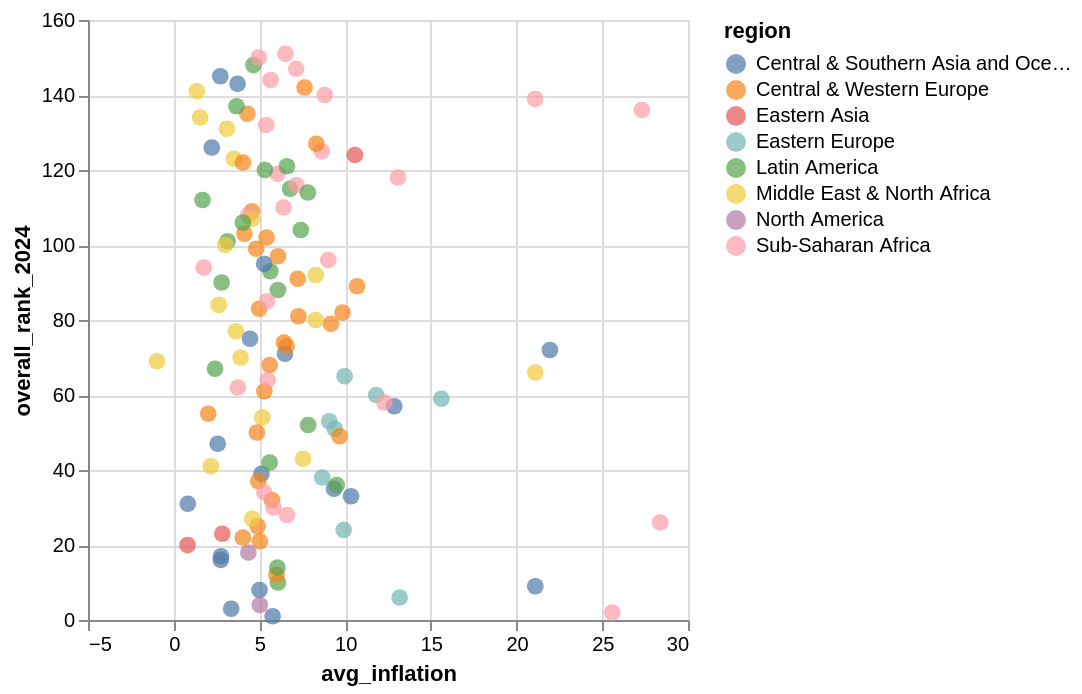

The cell this chart's notebook holds for it:
### Code cell
import altair as alt
import pandas as pd

plot_data_filtered = inflation_crypto[[
    "Country Name",
    "avg_inflation",
    "overall_rank_2024",
    "region"
]].dropna()

plot_data_filtered = plot_data_filtered[plot_data_filtered["avg_inflation"] <= 30]

alt.Chart(plot_data_filtered).mark_circle(size=70).encode(
    x="avg_inflation:Q",
    y="overall_rank_2024:Q",
    color="region:N",
    tooltip=["Country Name", "avg_inflation", "overall_rank_2024"]
)

### Figure 1 — Vega-Lite specification as saved in the notebook (floating-point values rounded to 4 significant figures)
{"config": {"view": {"continuousWidth": 300, "continuousHeight": 300}}, "data": {"name": "data-a9a3bfa226aeb8923d11b10a24ce67af"}, "mark": {"type": "circle", "size": 70}, "encoding": {"color": {"field": "region", "type": "nominal"}, "tooltip": [{"field": "Country Name", "type": "nominal"}, {"field": "avg_inflation", "type": "quantitative"}, {"field": "overall_rank_2024", "type": "quantitative"}], "x": {"field": "avg_inflation", "type": "quantitative"}, "y": {"field": "overall_rank_2024", "type": "quantitative"}}, "$schema": "https://vega.github.io/schema/vega-lite/v6.1.0.json", "datasets": {"data-a9a3bfa226aeb8923d11b10a24ce67af": [{"Country Name": "Afghanistan", "avg_inflation": 0.8221, "overall_rank_2024": 31, "region": "Central & Southern Asia and Oceania"}, {"Country Name": "Angola", "avg_inflation": 21.08, "overall_rank_2024": 139, "region": "Sub-Saharan Africa"}, {"Country Name": "Albania", "avg_inflation": 4.566, "overall_rank_2024": 109, "region": "Central & Western Europe"}, {"Country Name": "Armenia", "avg_inflation": 3.63, "overall_rank_2024": 77, "region": "Middle East & North Africa"}, {"Country Name": "Australia", "avg_inflation": 5.118, "overall_rank_2024": 39, "region": "Central & Southern Asia and Oceania"}, {"Country Name": "Austria", "avg_inflation": 6.433, "overall_rank_2024": 74, "region": "Central & Western Europe"}, {"Country Name": "Azerbaijan", "avg_inflation": 8.283, "overall_rank_2024": 92, "region": "Middle East & North Africa"}, {"Country Name": "Belgium", "avg_inflation": 5.597, "overall_rank_2024": 68, "region": "Central & Western Europe"}, {"Country Name": "Benin", "avg_inflation": 1.75, "overall_rank_2024": 94, "region": "Sub-Saharan Africa"}, {"Country Name": "Burkina Faso", "avg_inflation": 6.408, "overall_rank_2024": 110, "region": "Sub-Saharan Africa"}, {"Country Name": "Bangladesh", "avg_inflation": 9.349, "overall_rank_2024": 35, "region": "Central & Southern Asia and Oceania"}, {"Country Name": "Bulgaria", "avg_inflation": 9.072, "overall_rank_2024": 53, "region": "Eastern Europe"}, {"Country Name": "Bahrain", "avg_inflation": 1.54, "overall_rank_2024": 134, "region": "Middle East & North Africa"}, {"Country Name": "Bosnia and Herzegovina", "avg_inflation": 7.273, "overall_rank_2024": 81, "region": "Central & Western Europe"}, {"Country Name": "Belarus", "avg_inflation": 8.665, "overall_rank_2024": 38, "region": "Eastern Europe"}, {"Country Name": "Belize", "avg_inflation": 4.652, "overall_rank_2024": 148, "region": "Latin America"}, {"Country Name": "Bolivia", "avg_inflation": 3.141, "overall_rank_2024": 101, "region": "Latin America"}, {"Country Name": "Brazil", "avg_inflation": 6.08, "overall_rank_2024": 10, "region": "Latin America"}, {"Country Name": "Botswana", "avg_inflation": 6.517, "overall_rank_2024": 151, "region": "Sub-Saharan Africa"}, {"Country Name": "Canada", "avg_inflation": 4.354, "overall_rank_2024": 18, "region": "North America"}, {"Country Name": "Switzerland", "avg_inflation": 2.011, "overall_rank_2024": 55, "region": "Central & Western Europe"}, {"Country Name": "Chile", "avg_inflation": 7.841, "overall_rank_2024": 52, "region": "Latin America"}, {"Country Name": "China", "avg_inflation": 0.8088, "overall_rank_2024": 20, "region": "Eastern Asia"}, {"Country Name": "Cote d'Ivoire", "avg_inflation": 4.351, "overall_rank_2024": 108, "region": "Sub-Saharan Africa"}, {"Country Name": "Cameroon", "avg_inflation": 6.055, "overall_rank_2024": 119, "region": "Sub-Saharan Africa"}, {"Country Name": "Colombia", "avg_inflation": 9.507, "overall_rank_2024": 36, "region": "Latin America"}, {"Country Name": "Costa Rica", "avg_inflation": 2.796, "overall_rank_2024": 90, "region": "Latin America"}, {"Country Name": "Cyprus", "avg_inflation": 4.579, "overall_rank_2024": 107, "region": "Middle East & North Africa"}, {"Country Name": "Czechia", "avg_inflation": 9.399, "overall_rank_2024": 51, "region": "Eastern Europe"}, {"Country Name": "Germany", "avg_inflation": 5.025, "overall_rank_2024": 21, "region": "Central & Western Europe"}, {"Country Name": "Denmark", "avg_inflation": 4.125, "overall_rank_2024": 103, "region": "Central & Western Europe"}, {"Country Name": "Dominican Republic", "avg_inflation": 5.633, "overall_rank_2024": 93, "region": "Latin America"}, {"Country Name": "Algeria", "avg_inflation": 7.545, "overall_rank_2024": 43, "region": "Middle East & North Africa"}, {"Country Name": "Ecuador", "avg_inflation": 2.41, "overall_rank_2024": 67, "region": "Latin America"}, {"Country Name": "Spain", "avg_inflation": 4.899, "overall_rank_2024": 25, "region": "Central & Western Europe"}, {"Country Name": "Estonia", "avg_inflation": 10.69, "overall_rank_2024": 89, "region": "Central & Western Europe"}, {"Country Name": "Ethiopia", "avg_inflation": 28.38, "overall_rank_2024": 26, "region": "Sub-Saharan Africa"}, {"Country Name": "Finland", "avg_inflation": 4.98, "overall_rank_2024": 83, "region": "Central & Western Europe"}, {"Country Name": "Fiji", "avg_inflation": 3.725, "overall_rank_2024": 143, "region": "Central & Southern Asia and Oceania"}, {"Country Name": "France", "avg_inflation": 4.033, "overall_rank_2024": 22, "region": "Central & Western Europe"}, {"Country Name": "United Kingdom", "avg_inflation": 5.996, "overall_rank_2024": 12, "region": "Central & Western Europe"}, {"Country Name": "Georgia", "avg_inflation": 5.165, "overall_rank_2024": 54, "region": "Middle East & North Africa"}, {"Country Name": "Guinea", "avg_inflation": 8.807, "overall_rank_2024": 140, "region": "Sub-Saharan Africa"}, {"Country Name": "Greece", "avg_inflation": 5.284, "overall_rank_2024": 61, "region": "Central & Western Europe"}, {"Country Name": "Guatemala", "avg_inflation": 5.321, "overall_rank_2024": 120, "region": "Latin America"}, {"Country Name": "Honduras", "avg_inflation": 6.786, "overall_rank_2024": 115, "region": "Latin America"}, {"Country Name": "Croatia", "avg_inflation": 7.231, "overall_rank_2024": 91, "region": "Central & Western Europe"}, {"Country Name": "Hungary", "avg_inflation": 11.81, "overall_rank_2024": 60, "region": "Eastern Europe"}, {"Country Name": "Indonesia", "avg_inflation": 3.353, "overall_rank_2024": 3, "region": "Central & Southern Asia and Oceania"}, {"Country Name": "India", "avg_inflation": 5.767, "overall_rank_2024": 1, "region": "Central & Southern Asia and Oceania"}, {"Country Name": "Ireland", "avg_inflation": 5.414, "overall_rank_2024": 102, "region": "Central & Western Europe"}, {"Country Name": "Iraq", "avg_inflation": -0.9813, "overall_rank_2024": 69, "region": "Middle East & North Africa"}, {"Country Name": "Iceland", "avg_inflation": 7.634, "overall_rank_2024": 142, "region": "Central & Western Europe"}, {"Country Name": "Israel", "avg_inflation": 3.904, "overall_rank_2024": 70, "region": "Middle East & North Africa"}, {"Country Name": "Italy", "avg_inflation": 4.935, "overall_rank_2024": 37, "region": "Central & Western Europe"}, {"Country Name": "Jamaica", "avg_inflation": 7.412, "overall_rank_2024": 104, "region": "Latin America"}, {"Country Name": "Jordan", "avg_inflation": 2.624, "overall_rank_2024": 84, "region": "Middle East & North Africa"}, {"Country Name": "Japan", "avg_inflation": 2.835, "overall_rank_2024": 23, "region": "Eastern Asia"}, {"Country Name": "Kazakhstan", "avg_inflation": 12.86, "overall_rank_2024": 57, "region": "Central & Southern Asia and Oceania"}, {"Country Name": "Kenya", "avg_inflation": 6.607, "overall_rank_2024": 28, "region": "Sub-Saharan Africa"}, {"Country Name": "Cambodia", "avg_inflation": 2.76, "overall_rank_2024": 17, "region": "Central & Southern Asia and Oceania"}, {"Country Name": "Kuwait", "avg_inflation": 3.507, "overall_rank_2024": 123, "region": "Middle East & North Africa"}, {"Country Name": "Liberia", "avg_inflation": 8.634, "overall_rank_2024": 125, "region": "Sub-Saharan Africa"}, {"Country Name": "Libya", "avg_inflation": 3.003, "overall_rank_2024": 100, "region": "Middle East & North Africa"}, {"Country Name": "Sri Lanka", "avg_inflation": 21.94, "overall_rank_2024": 72, "region": "Central & Southern Asia and Oceania"}, {"Country Name": "Lithuania", "avg_inflation": 9.846, "overall_rank_2024": 82, "region": "Central & Western Europe"}, {"Country Name": "Luxembourg", "avg_inflation": 4.043, "overall_rank_2024": 122, "region": "Central & Western Europe"}, {"Country Name": "Latvia", "avg_inflation": 9.171, "overall_rank_2024": 79, "region": "Central & Western Europe"}, {"Country Name": "Morocco", "avg_inflation": 4.578, "overall_rank_2024": 27, "region": "Middle East & North Africa"}, {"Country Name": "Moldova", "avg_inflation": 15.61, "overall_rank_2024": 59, "region": "Eastern Europe"}, {"Country Name": "Madagascar", "avg_inflation": 9.017, "overall_rank_2024": 96, "region": "Sub-Saharan Africa"}, {"Country Name": "Maldives", "avg_inflation": 2.22, "overall_rank_2024": 126, "region": "Central & Southern Asia and Oceania"}, {"Country Name": "Mexico", "avg_inflation": 6.049, "overall_rank_2024": 14, "region": "Latin America"}, {"Country Name": "Mali", "avg_inflation": 4.962, "overall_rank_2024": 150, "region": "Sub-Saharan Africa"}, {"Country Name": "Malta", "avg_inflation": 4.3, "overall_rank_2024": 135, "region": "Central & Western Europe"}, {"Country Name": "Montenegro", "avg_inflation": 8.321, "overall_rank_2024": 127, "region": "Central & Western Europe"}, {"Country Name": "Mongolia", "avg_inflation": 10.57, "overall_rank_2024": 124, "region": "Eastern Asia"}, {"Country Name": "Mozambique", "avg_inflation": 7.162, "overall_rank_2024": 116, "region": "Sub-Saharan Africa"}, {"Country Name": "Mauritania", "avg_inflation": 5.657, "overall_rank_2024": 144, "region": "Sub-Saharan Africa"}, {"Country Name": "Mauritius", "avg_inflation": 7.144, "overall_rank_2024": 147, "region": "Sub-Saharan Africa"}, {"Country Name": "Malawi", "avg_inflation": 27.31, "overall_rank_2024": 136, "region": "Sub-Saharan Africa"}, {"Country Name": "Malaysia", "avg_inflation": 2.567, "overall_rank_2024": 47, "region": "Central & Southern Asia and Oceania"}, {"Country Name": "Namibia", "avg_inflation": 5.4, "overall_rank_2024": 132, "region": "Sub-Saharan Africa"}, {"Country Name": "Nigeria", "avg_inflation": 25.58, "overall_rank_2024": 2, "region": "Sub-Saharan Africa"}, {"Country Name": "Nicaragua", "avg_inflation": 7.827, "overall_rank_2024": 114, "region": "Latin America"}, {"Country Name": "Netherlands", "avg_inflation": 5.729, "overall_rank_2024": 32, "region": "Central & Western Europe"}, {"Country Name": "Norway", "avg_inflation": 4.809, "overall_rank_2024": 99, "region": "Central & Western Europe"}, {"Country Name": "Nepal", "avg_inflation": 6.49, "overall_rank_2024": 71, "region": "Central & Southern Asia and Oceania"}, {"Country Name": "New Zealand", "avg_inflation": 5.276, "overall_rank_2024": 95, "region": "Central & Southern Asia and Oceania"}, {"Country Name": "Oman", "avg_inflation": 1.35, "overall_rank_2024": 141, "region": "Middle East & North Africa"}, {"Country Name": "Pakistan", "avg_inflation": 21.09, "overall_rank_2024": 9, "region": "Central & Southern Asia and Oceania"}, {"Country Name": "Panama", "avg_inflation": 1.68, "overall_rank_2024": 112, "region": "Latin America"}, {"Country Name": "Peru", "avg_inflation": 5.599, "overall_rank_2024": 42, "region": "Latin America"}, {"Country Name": "Philippines", "avg_inflation": 5.004, "overall_rank_2024": 8, "region": "Central & Southern Asia and Oceania"}, {"Country Name": "Papua New Guinea", "avg_inflation": 2.718, "overall_rank_2024": 145, "region": "Central & Southern Asia and Oceania"}, {"Country Name": "Poland", "avg_inflation": 9.914, "overall_rank_2024": 24, "region": "Eastern Europe"}, {"Country Name": "Portugal", "avg_inflation": 4.853, "overall_rank_2024": 50, "region": "Central & Western Europe"}, {"Country Name": "Paraguay", "avg_inflation": 6.078, "overall_rank_2024": 88, "region": "Latin America"}, {"Country Name": "West Bank and Gaza", "avg_inflation": 21.09, "overall_rank_2024": 66, "region": "Middle East & North Africa"}, {"Country Name": "Qatar", "avg_inflation": 3.097, "overall_rank_2024": 131, "region": "Middle East & North Africa"}, {"Country Name": "Romania", "avg_inflation": 9.971, "overall_rank_2024": 65, "region": "Eastern Europe"}, {"Country Name": "Rwanda", "avg_inflation": 13.08, "overall_rank_2024": 118, "region": "Sub-Saharan Africa"}, {"Country Name": "Saudi Arabia", "avg_inflation": 2.163, "overall_rank_2024": 41, "region": "Middle East & North Africa"}, {"Country Name": "Senegal", "avg_inflation": 5.48, "overall_rank_2024": 64, "region": "Sub-Saharan Africa"}, {"Country Name": "Singapore", "avg_inflation": 4.451, "overall_rank_2024": 75, "region": "Central & Southern Asia and Oceania"}, {"Country Name": "El Salvador", "avg_inflation": 4.033, "overall_rank_2024": 106, "region": "Latin America"}, {"Country Name": "Serbia", "avg_inflation": 9.675, "overall_rank_2024": 49, "region": "Central & Western Europe"}, {"Country Name": "Slovenia", "avg_inflation": 6.082, "overall_rank_2024": 97, "region": "Central & Western Europe"}, {"Country Name": "Sweden", "avg_inflation": 6.585, "overall_rank_2024": 73, "region": "Central & Western Europe"}, {"Country Name": "Togo", "avg_inflation": 5.44, "overall_rank_2024": 85, "region": "Sub-Saharan Africa"}, {"Country Name": "Thailand", "avg_inflation": 2.744, "overall_rank_2024": 16, "region": "Central & Southern Asia and Oceania"}, {"Country Name": "Trinidad and Tobago", "avg_inflation": 3.662, "overall_rank_2024": 137, "region": "Latin America"}, {"Country Name": "Tunisia", "avg_inflation": 8.281, "overall_rank_2024": 80, "region": "Middle East & North Africa"}, {"Country Name": "Tanzania", "avg_inflation": 3.735, "overall_rank_2024": 62, "region": "Sub-Saharan Africa"}, {"Country Name": "Uganda", "avg_inflation": 5.29, "overall_rank_2024": 34, "region": "Sub-Saharan Africa"}, {"Country Name": "Ukraine", "avg_inflation": 13.18, "overall_rank_2024": 6, "region": "Eastern Europe"}, {"Country Name": "Uruguay", "avg_inflation": 6.608, "overall_rank_2024": 121, "region": "Latin America"}, {"Country Name": "United States", "avg_inflation": 5.023, "overall_rank_2024": 4, "region": "North America"}, {"Country Name": "Uzbekistan", "avg_inflation": 10.34, "overall_rank_2024": 33, "region": "Central & Southern Asia and Oceania"}, {"Country Name": "South Africa", "avg_inflation": 5.825, "overall_rank_2024": 30, "region": "Sub-Saharan Africa"}, {"Country Name": "Zambia", "avg_inflation": 12.29, "overall_rank_2024": 58, "region": "Sub-Saharan Africa"}]}}
